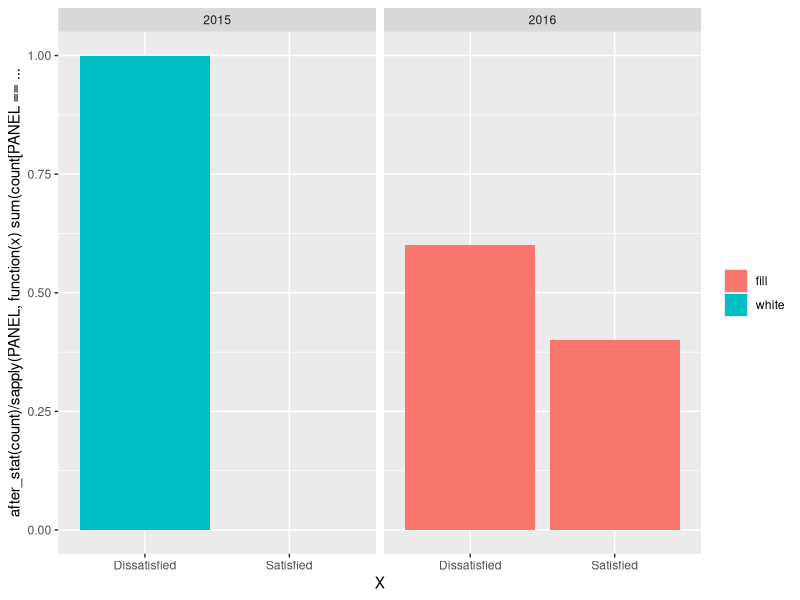

Source code (R):
library(tidyverse)
library(rlang)

DATA <- structure(list(Year = c(2015, 2015, 2015, 2015, 2015, 2016, 2016, 
                                2016, 2016, 2016), X = c("Dissatisfied", "Dissatisfied", 
                                                         "Dissatisfied", "Dissatisfied", "Dissatisfied", "Satisfied", 
                                                         "Dissatisfied", "Dissatisfied", "Satisfied", "Dissatisfied")), class = "data.frame", row.names = c(NA, 
                                                                                                                                                            -10L))


my_function <- function(data=DATA, x=X, cols = vars(Year)){
  
  ggplot(data) +
    aes(x= !!ensym(x), 
        y=after_stat(count)/ sapply(PANEL, \(x) sum(count[PANEL == x])) , 
        fill=ifelse( round(after_stat(count)/ sapply(PANEL, \(x) sum(count[PANEL == x])) * 100, 2) < 5| 
                                      round(after_stat(count)/ sapply(PANEL, \(x) sum(count[PANEL == x])) * 100, 2) > 95, "white"
                                    , "fill")) +
    geom_bar()  +
    facet_grid(cols=cols) +
    theme(legend.title=element_blank())
  
}
###### EXAMPLE OF USE:
my_function()

library(data.table)
dt <- data.table(v1 = c("1","2", "3", NA))
dt %>%
  mutate( v2 = dplyr::case_when(is.na(v1) ~ "0",
                         TRUE ~ v1))
dt[ , v2 := fcase(
  is.na(v1), "0",
  !is.na(v1), v1)
]
dt
